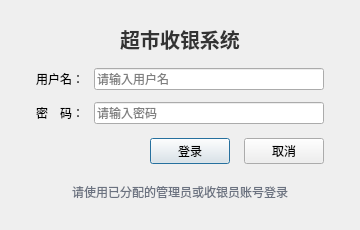
<?xml version="1.0" encoding="UTF-8"?>
<ui version="4.0">
 <class>LoginDialog</class>
 <widget class="QDialog" name="LoginDialog">
  <property name="geometry">
   <rect><x>0</x><y>0</y><width>360</width><height>230</height></rect>
  </property>
  <property name="windowTitle"><string>系统登录</string></property>
  <property name="windowFlags"><set>Qt::Dialog|Qt::WindowTitleHint|Qt::WindowSystemMenuHint</set></property>
  <layout class="QVBoxLayout" name="mainLayout">
   <property name="leftMargin"><number>36</number></property>
   <property name="topMargin"><number>24</number></property>
   <property name="rightMargin"><number>36</number></property>
   <property name="bottomMargin"><number>24</number></property>
   <property name="spacing"><number>14</number></property>
   <item>
    <widget class="QLabel" name="titleLabel">
     <property name="text"><string>超市收银系统</string></property>
     <property name="styleSheet"><string notr="true">font-size: 20px; font-weight: bold; color: #333;</string></property>
     <property name="alignment"><set>Qt::AlignmentFlag::AlignCenter</set></property>
    </widget>
   </item>
   <item>
    <layout class="QFormLayout" name="formLayout">
     <property name="horizontalSpacing"><number>10</number></property>
     <property name="verticalSpacing"><number>12</number></property>
     <item row="0" column="0"><widget class="QLabel" name="usernameLabel"><property name="text"><string>用户名：</string></property></widget></item>
     <item row="0" column="1"><widget class="QLineEdit" name="usernameEdit"><property name="placeholderText"><string>请输入用户名</string></property><property name="clearButtonEnabled"><bool>true</bool></property></widget></item>
     <item row="1" column="0"><widget class="QLabel" name="passwordLabel"><property name="text"><string>密　码：</string></property></widget></item>
     <item row="1" column="1"><widget class="QLineEdit" name="passwordEdit"><property name="placeholderText"><string>请输入密码</string></property><property name="echoMode"><enum>QLineEdit::EchoMode::Password</enum></property></widget></item>
    </layout>
   </item>
   <item>
    <layout class="QHBoxLayout" name="buttonLayout">
     <item><spacer name="buttonSpacer"><property name="orientation"><enum>Qt::Orientation::Horizontal</enum></property><property name="sizeHint" stdset="0"><size><width>40</width><height>20</height></size></property></spacer></item>
     <item><widget class="QPushButton" name="loginBtn"><property name="text"><string>登录</string></property><property name="default"><bool>true</bool></property></widget></item>
     <item><widget class="QPushButton" name="cancelBtn"><property name="text"><string>取消</string></property></widget></item>
    </layout>
   </item>
   <item>
    <widget class="QLabel" name="accountTipLabel">
     <property name="text"><string>请使用已分配的管理员或收银员账号登录</string></property>
     <property name="alignment"><set>Qt::AlignmentFlag::AlignCenter</set></property>
     <property name="styleSheet"><string notr="true">color: #6b7280; font-size: 12px;</string></property>
    </widget>
   </item>
  </layout>
 </widget>
 <resources/>
 <connections/>
</ui>
